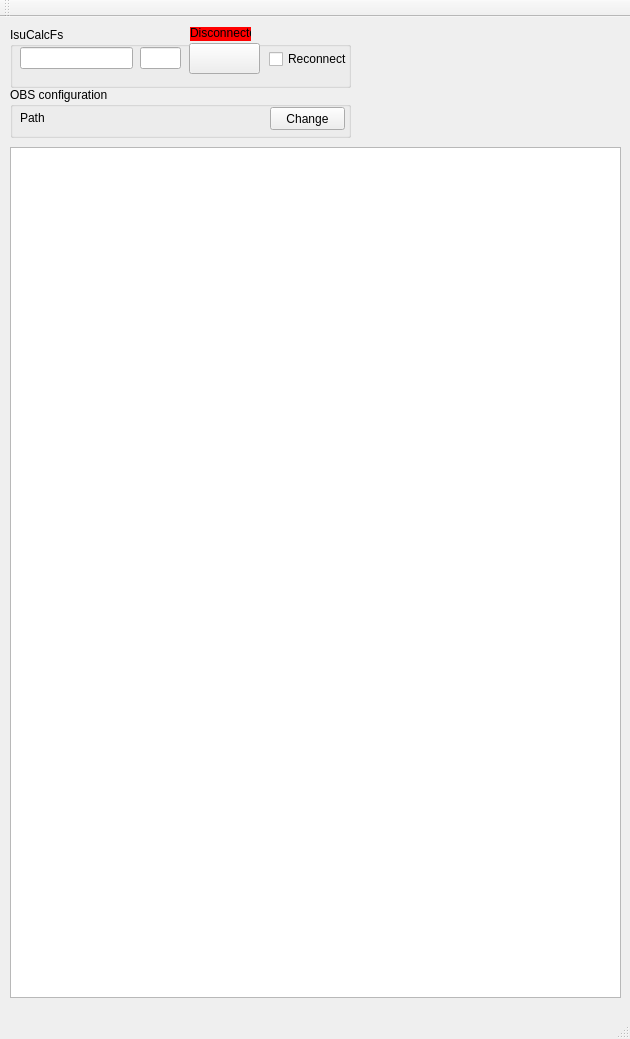
<?xml version="1.0" encoding="UTF-8"?>
<ui version="4.0">
 <class>MainWindow</class>
 <widget class="QMainWindow" name="MainWindow">
  <property name="geometry">
   <rect>
    <x>0</x>
    <y>0</y>
    <width>630</width>
    <height>1039</height>
   </rect>
  </property>
  <property name="windowTitle">
   <string>MainWindow</string>
  </property>
  <widget class="QWidget" name="centralWidget">
   <widget class="QGroupBox" name="ObsConfigPathGB">
    <property name="geometry">
     <rect>
      <x>10</x>
      <y>70</y>
      <width>341</width>
      <height>51</height>
     </rect>
    </property>
    <property name="title">
     <string>OBS configuration</string>
    </property>
    <widget class="QLabel" name="ObsConfigPathLabel">
     <property name="geometry">
      <rect>
       <x>10</x>
       <y>20</y>
       <width>251</width>
       <height>21</height>
      </rect>
     </property>
     <property name="text">
      <string>Path</string>
     </property>
    </widget>
    <widget class="QPushButton" name="ChangeObsConfigPathPB">
     <property name="geometry">
      <rect>
       <x>260</x>
       <y>20</y>
       <width>75</width>
       <height>23</height>
      </rect>
     </property>
     <property name="text">
      <string>Change</string>
     </property>
    </widget>
   </widget>
   <widget class="QTableView" name="ActionToSceneQTV">
    <property name="geometry">
     <rect>
      <x>10</x>
      <y>130</y>
      <width>611</width>
      <height>851</height>
     </rect>
    </property>
    <property name="sizeAdjustPolicy">
     <enum>QAbstractScrollArea::AdjustIgnored</enum>
    </property>
   </widget>
   <widget class="QGroupBox" name="IsuCalcFs_GB">
    <property name="geometry">
     <rect>
      <x>10</x>
      <y>10</y>
      <width>341</width>
      <height>61</height>
     </rect>
    </property>
    <property name="title">
     <string>IsuCalcFs</string>
    </property>
    <widget class="QLineEdit" name="IsuCalcIP_LE">
     <property name="geometry">
      <rect>
       <x>10</x>
       <y>20</y>
       <width>113</width>
       <height>22</height>
      </rect>
     </property>
    </widget>
    <widget class="QLineEdit" name="IsuCalcPort_LE">
     <property name="geometry">
      <rect>
       <x>130</x>
       <y>20</y>
       <width>41</width>
       <height>22</height>
      </rect>
     </property>
    </widget>
    <widget class="QPushButton" name="Connect_PB">
     <property name="geometry">
      <rect>
       <x>179</x>
       <y>16</y>
       <width>71</width>
       <height>31</height>
      </rect>
     </property>
     <property name="text">
      <string/>
     </property>
    </widget>
    <widget class="QCheckBox" name="Reconnect_CB">
     <property name="geometry">
      <rect>
       <x>259</x>
       <y>22</y>
       <width>81</width>
       <height>20</height>
      </rect>
     </property>
     <property name="text">
      <string>Reconnect</string>
     </property>
     <property name="tristate">
      <bool>false</bool>
     </property>
    </widget>
    <widget class="QLabel" name="IsuCalcLinkStatus">
     <property name="geometry">
      <rect>
       <x>180</x>
       <y>-2</y>
       <width>61</width>
       <height>16</height>
      </rect>
     </property>
     <property name="styleSheet">
      <string notr="true">background-color: red;</string>
     </property>
     <property name="text">
      <string>Disconnected</string>
     </property>
    </widget>
   </widget>
  </widget>
  <widget class="QMenuBar" name="menuBar">
   <property name="geometry">
    <rect>
     <x>0</x>
     <y>0</y>
     <width>630</width>
     <height>20</height>
    </rect>
   </property>
  </widget>
  <widget class="QToolBar" name="mainToolBar">
   <attribute name="toolBarArea">
    <enum>TopToolBarArea</enum>
   </attribute>
   <attribute name="toolBarBreak">
    <bool>false</bool>
   </attribute>
  </widget>
  <widget class="QStatusBar" name="statusBar"/>
 </widget>
 <layoutdefault spacing="6" margin="11"/>
 <resources/>
 <connections/>
</ui>
